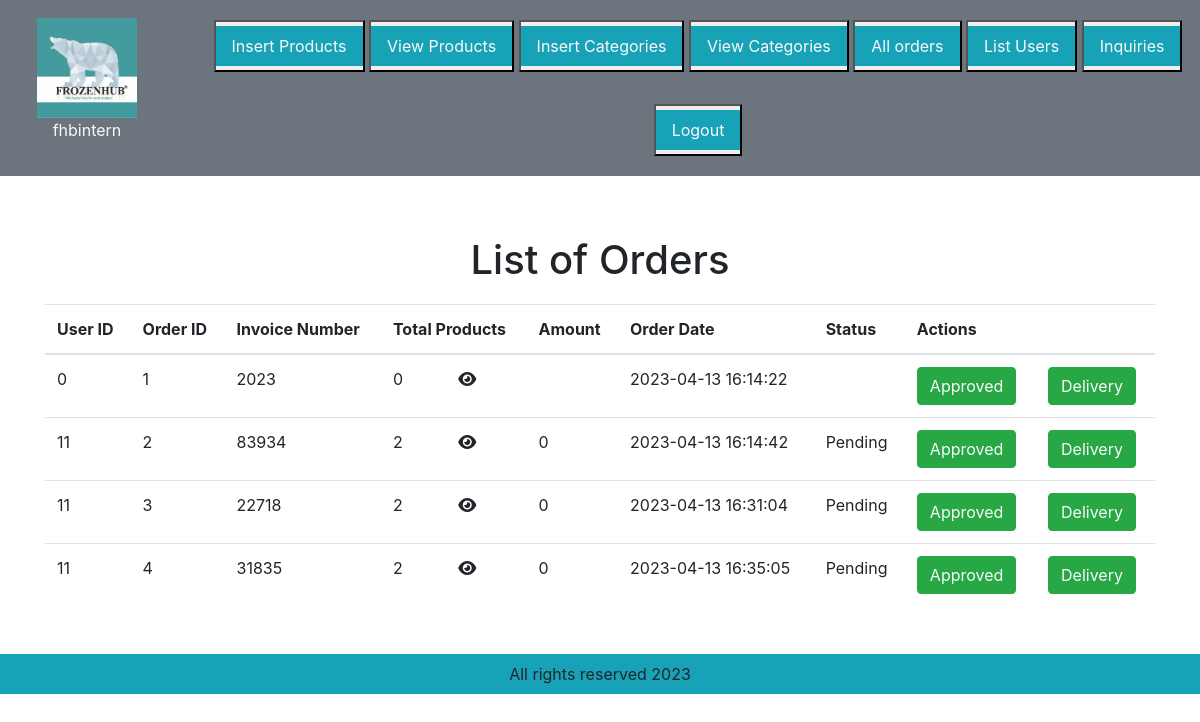
/admin_area/index.php?view_orders (signed in), run on the app's committed database.
### tables this page shows
CREATE TABLE `order_details` (
  `order_id` int(4) NOT NULL,
  `user_id` int(11) NOT NULL,
  `items` int(11) NOT NULL,
  `invoice` varchar(255) NOT NULL DEFAULT '2023',
  `date` datetime NOT NULL DEFAULT current_timestamp() ON UPDATE current_timestamp(),
  `status` varchar(25) NOT NULL,
  `amount` varchar(25) NOT NULL
);

### admin_area/view_orders.php (the view, shortened to what this page needs)
<h1 class="text-center" id="reqsHeading" style="margin-bottom: 12px;padding-bottom: 8px;padding-top: 12px;">List of Orders</h1>
<table class="table">
    <thead>
        <tr>
            <th> User ID </th>
            <th> Order ID </th>
            <th> Invoice Number</th>
            <th colspan ="2"> Total Products </th>
            <th> Amount </th>
            <th> Order Date </th>
            <th> Status </th>
            <th colspan="3"> Actions</th>
        </tr>
    </thead>
    <tbody>
    <?php
                    $category_query="SELECT * FROM order_details";
                    $result_category= mysqli_query($conn,$category_query);
                    while($row = mysqli_fetch_assoc($result_category)) {
                      $user_id = $row['user_id'];
                      $order_id = $row['order_id'];
                      $invoice = $row['invoice'];
                      $date = $row['date'];
                      $items = $row['items'];
                      $status = $row['status'];
                      $total = $row['amount'];
                      echo'
                    <tr>
                        <td>'. $user_id .'</td>
                        <td>'.$order_id.'</td>
                        <td>'.$invoice .'</td>
                        <td>'. $items.'</td>
                        <td><i class="fa fa-eye" data-toggle="modal" data-target="#myModal"></i></td>
                        <td>'. $total.'</td>
                        <td>'.  $date.'</td>
                        <td>'. $status.'</td>
                        <td>
                        <button class="btn btn-success">
                        <a href="approved.php?id='.$order_id.'" class="text-light">Approved</a></button>
                        </td>
                        <td>
                        <button class="btn btn-success">
                        <a href="delivery.php?id='.$order_id.'" class="text-light">Delivery</a></button>
                        </td>
                    ';}?>
    </tbody>
        </table>
</div>

### style.css (style rules this page uses)
* { margin:0; padding:0; box-sizing: border-box; }

### data on the page
order_details: user "0", order_id "1", invoice "2023", items "0", date "2023-04-13 16:14:22"
order_details: user "11", order_id "2", invoice "83934", items "2", amount "0", date "2023-04-13 16:14:42", status "Pending"
order_details: user "11", order_id "3", invoice "22718", items "2", amount "0", date "2023-04-13 16:31:04", status "Pending"
order_details: user "11", order_id "4", invoice "31835", items "2", amount "0", date "2023-04-13 16:35:05", status "Pending"

### other printed values
$username "fhbintern"
